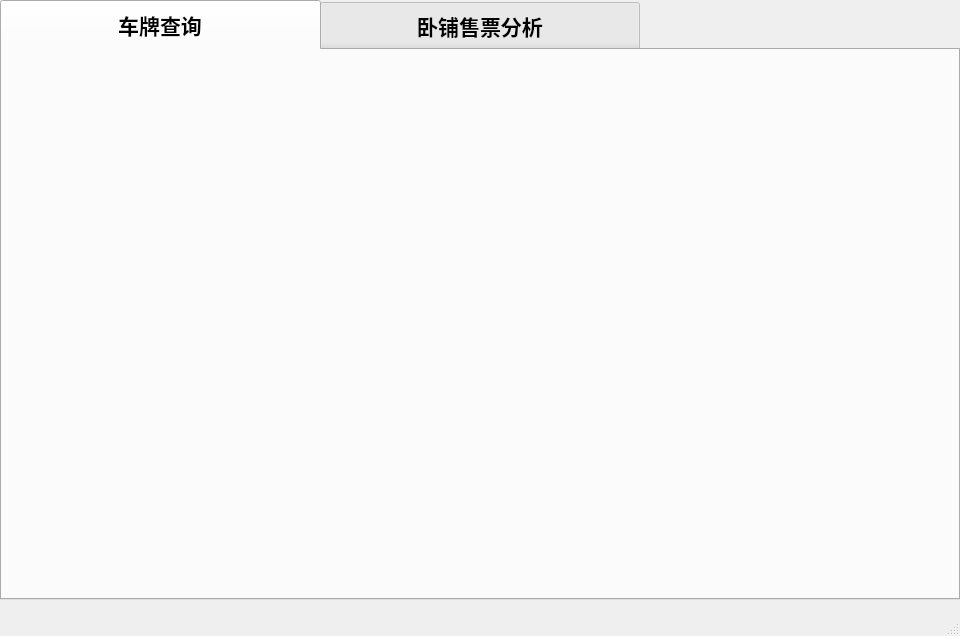
<?xml version="1.0" encoding="UTF-8"?>
<ui version="4.0">
 <class>MainWindow</class>
 <widget class="QMainWindow" name="MainWindow">
  <property name="geometry">
   <rect>
    <x>0</x>
    <y>0</y>
    <width>960</width>
    <height>636</height>
   </rect>
  </property>
  <property name="windowTitle">
   <string>火车票分析助手</string>
  </property>
  <widget class="QWidget" name="centralwidget">
   <widget class="QTabWidget" name="tabWidget">
    <property name="geometry">
     <rect>
      <x>0</x>
      <y>0</y>
      <width>960</width>
      <height>600</height>
     </rect>
    </property>
    <property name="font">
     <font>
      <family>楷体</family>
      <pointsize>16</pointsize>
      <weight>75</weight>
      <bold>true</bold>
     </font>
    </property>
    <property name="styleSheet">
     <string notr="true">QTabBar::tab{width:320;height:50}</string>
    </property>
    <property name="currentIndex">
     <number>0</number>
    </property>
    <widget class="QWidget" name="tab">
     <attribute name="title">
      <string>车牌查询</string>
     </attribute>
     <widget class="QWidget" name="tab_query" native="true">
      <property name="geometry">
       <rect>
        <x>0</x>
        <y>0</y>
        <width>954</width>
        <height>545</height>
       </rect>
      </property>
      <widget class="QWidget" name="widget_2" native="true">
       <property name="geometry">
        <rect>
         <x>0</x>
         <y>0</y>
         <width>960</width>
         <height>51</height>
        </rect>
       </property>
      </widget>
     </widget>
    </widget>
    <widget class="QWidget" name="tab_2">
     <attribute name="title">
      <string>卧铺售票分析</string>
     </attribute>
    </widget>
   </widget>
  </widget>
  <widget class="QMenuBar" name="menubar">
   <property name="geometry">
    <rect>
     <x>0</x>
     <y>0</y>
     <width>960</width>
     <height>26</height>
    </rect>
   </property>
  </widget>
  <widget class="QStatusBar" name="statusbar"/>
 </widget>
 <resources/>
 <connections/>
</ui>
